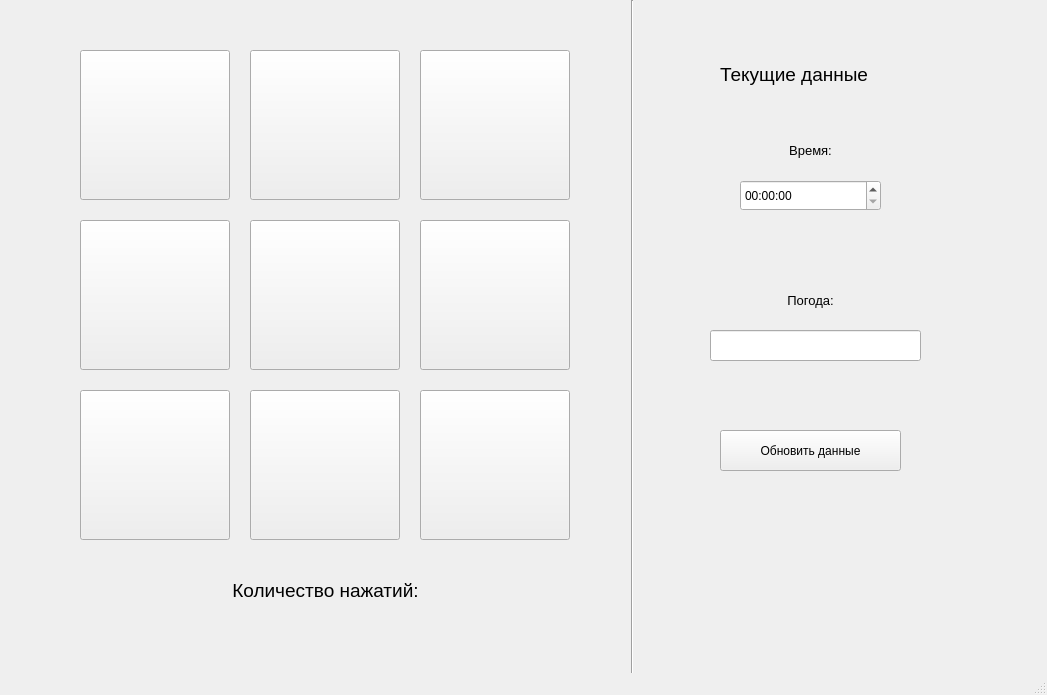
<?xml version="1.0" encoding="UTF-8"?>
<ui version="4.0">
 <class>MainWindow</class>
 <widget class="QMainWindow" name="MainWindow">
  <property name="geometry">
   <rect>
    <x>0</x>
    <y>0</y>
    <width>1047</width>
    <height>695</height>
   </rect>
  </property>
  <property name="windowTitle">
   <string>MainWindow</string>
  </property>
  <widget class="QWidget" name="centralwidget">
   <widget class="QPushButton" name="but11">
    <property name="geometry">
     <rect>
      <x>80</x>
      <y>50</y>
      <width>150</width>
      <height>150</height>
     </rect>
    </property>
    <property name="autoFillBackground">
     <bool>false</bool>
    </property>
    <property name="text">
     <string/>
    </property>
   </widget>
   <widget class="QPushButton" name="but12">
    <property name="geometry">
     <rect>
      <x>250</x>
      <y>50</y>
      <width>150</width>
      <height>150</height>
     </rect>
    </property>
    <property name="text">
     <string/>
    </property>
   </widget>
   <widget class="QPushButton" name="but13">
    <property name="geometry">
     <rect>
      <x>420</x>
      <y>50</y>
      <width>150</width>
      <height>150</height>
     </rect>
    </property>
    <property name="text">
     <string/>
    </property>
   </widget>
   <widget class="QPushButton" name="but21">
    <property name="geometry">
     <rect>
      <x>80</x>
      <y>220</y>
      <width>150</width>
      <height>150</height>
     </rect>
    </property>
    <property name="text">
     <string/>
    </property>
   </widget>
   <widget class="QPushButton" name="but22">
    <property name="geometry">
     <rect>
      <x>250</x>
      <y>220</y>
      <width>150</width>
      <height>150</height>
     </rect>
    </property>
    <property name="text">
     <string/>
    </property>
   </widget>
   <widget class="QPushButton" name="but23">
    <property name="geometry">
     <rect>
      <x>420</x>
      <y>220</y>
      <width>150</width>
      <height>150</height>
     </rect>
    </property>
    <property name="text">
     <string/>
    </property>
   </widget>
   <widget class="QPushButton" name="but31">
    <property name="geometry">
     <rect>
      <x>80</x>
      <y>390</y>
      <width>150</width>
      <height>150</height>
     </rect>
    </property>
    <property name="text">
     <string/>
    </property>
   </widget>
   <widget class="QPushButton" name="but32">
    <property name="geometry">
     <rect>
      <x>250</x>
      <y>390</y>
      <width>150</width>
      <height>150</height>
     </rect>
    </property>
    <property name="text">
     <string/>
    </property>
   </widget>
   <widget class="QPushButton" name="but33">
    <property name="geometry">
     <rect>
      <x>420</x>
      <y>390</y>
      <width>150</width>
      <height>150</height>
     </rect>
    </property>
    <property name="text">
     <string/>
    </property>
   </widget>
   <widget class="QLabel" name="label">
    <property name="geometry">
     <rect>
      <x>720</x>
      <y>59</y>
      <width>211</width>
      <height>31</height>
     </rect>
    </property>
    <property name="font">
     <font>
      <pointsize>14</pointsize>
     </font>
    </property>
    <property name="text">
     <string>Текущие данные</string>
    </property>
   </widget>
   <widget class="QLabel" name="label_2">
    <property name="geometry">
     <rect>
      <x>80</x>
      <y>580</y>
      <width>491</width>
      <height>20</height>
     </rect>
    </property>
    <property name="font">
     <font>
      <pointsize>14</pointsize>
     </font>
    </property>
    <property name="text">
     <string>Количество нажатий:</string>
    </property>
    <property name="alignment">
     <set>Qt::AlignCenter</set>
    </property>
   </widget>
   <widget class="QTimeEdit" name="time_line">
    <property name="geometry">
     <rect>
      <x>740</x>
      <y>180</y>
      <width>141</width>
      <height>31</height>
     </rect>
    </property>
   </widget>
   <widget class="QLabel" name="label_3">
    <property name="geometry">
     <rect>
      <x>740</x>
      <y>140</y>
      <width>141</width>
      <height>21</height>
     </rect>
    </property>
    <property name="font">
     <font>
      <pointsize>10</pointsize>
     </font>
    </property>
    <property name="text">
     <string>Время:</string>
    </property>
    <property name="alignment">
     <set>Qt::AlignCenter</set>
    </property>
   </widget>
   <widget class="Line" name="line">
    <property name="geometry">
     <rect>
      <x>622</x>
      <y>0</y>
      <width>21</width>
      <height>691</height>
     </rect>
    </property>
    <property name="orientation">
     <enum>Qt::Vertical</enum>
    </property>
   </widget>
   <widget class="QPushButton" name="update_data">
    <property name="geometry">
     <rect>
      <x>720</x>
      <y>430</y>
      <width>181</width>
      <height>41</height>
     </rect>
    </property>
    <property name="font">
     <font>
      <pointsize>9</pointsize>
     </font>
    </property>
    <property name="text">
     <string>Обновить данные</string>
    </property>
   </widget>
   <widget class="QLabel" name="label_4">
    <property name="geometry">
     <rect>
      <x>740</x>
      <y>290</y>
      <width>141</width>
      <height>21</height>
     </rect>
    </property>
    <property name="font">
     <font>
      <pointsize>10</pointsize>
     </font>
    </property>
    <property name="text">
     <string>Погода:</string>
    </property>
    <property name="alignment">
     <set>Qt::AlignCenter</set>
    </property>
   </widget>
   <widget class="QLineEdit" name="line_temp">
    <property name="geometry">
     <rect>
      <x>710</x>
      <y>330</y>
      <width>211</width>
      <height>31</height>
     </rect>
    </property>
   </widget>
  </widget>
  <widget class="QStatusBar" name="statusbar"/>
 </widget>
 <resources/>
 <connections/>
</ui>
